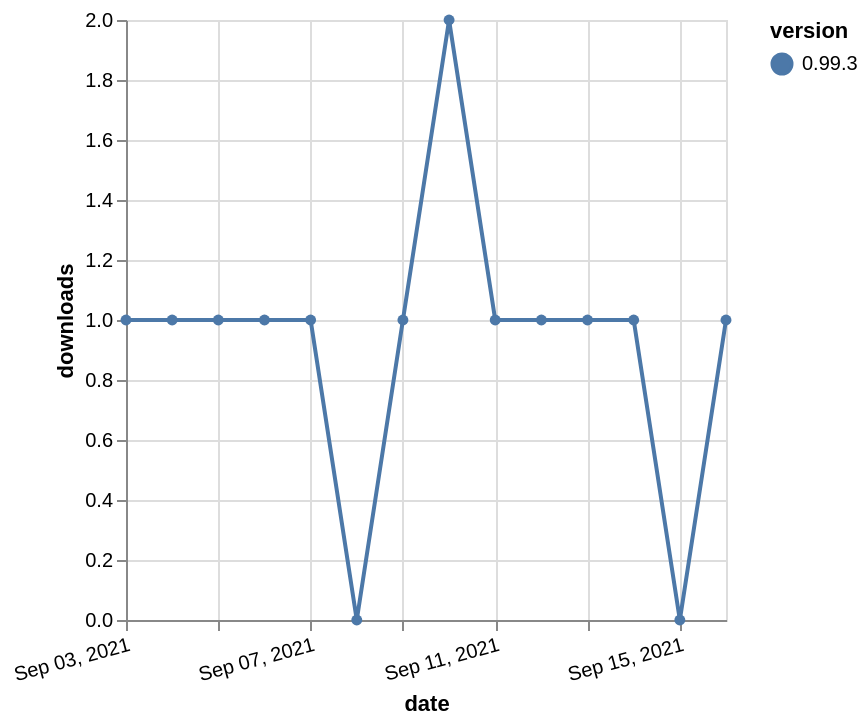

Here is the Vega-Lite specification saved for this chart:
### Vega-Lite specification from a JSON file in a GitHub repository (floating-point values rounded to 4 significant figures)
{"$schema": "https://vega.github.io/schema/vega-lite/v5.json", "description": "A simple bar chart with embedded data.", "data": {"values": [{"date": "2021-09-03", "total": 146, "delta": 1, "version": "0.99.3"}, {"date": "2021-09-04", "total": 147, "delta": 1, "version": "0.99.3"}, {"date": "2021-09-05", "total": 148, "delta": 1, "version": "0.99.3"}, {"date": "2021-09-06", "total": 149, "delta": 1, "version": "0.99.3"}, {"date": "2021-09-07", "total": 150, "delta": 1, "version": "0.99.3"}, {"date": "2021-09-08", "total": 150, "delta": 0, "version": "0.99.3"}, {"date": "2021-09-09", "total": 151, "delta": 1, "version": "0.99.3"}, {"date": "2021-09-10", "total": 153, "delta": 2, "version": "0.99.3"}, {"date": "2021-09-11", "total": 154, "delta": 1, "version": "0.99.3"}, {"date": "2021-09-12", "total": 155, "delta": 1, "version": "0.99.3"}, {"date": "2021-09-13", "total": 156, "delta": 1, "version": "0.99.3"}, {"date": "2021-09-14", "total": 157, "delta": 1, "version": "0.99.3"}, {"date": "2021-09-15", "total": 157, "delta": 0, "version": "0.99.3"}, {"date": "2021-09-16", "total": 158, "delta": 1, "version": "0.99.3"}]}, "width": "container", "mark": {"type": "line", "point": {"filled": true}}, "encoding": {"x": {"field": "date", "type": "temporal", "timeUnit": "yearmonthdate", "title": "date", "axis": {"labelAngle": -15}}, "y": {"field": "delta", "type": "quantitative", "title": "downloads"}, "color": {"field": "version", "type": "nominal"}, "tooltip": {"field": "delta"}}}
